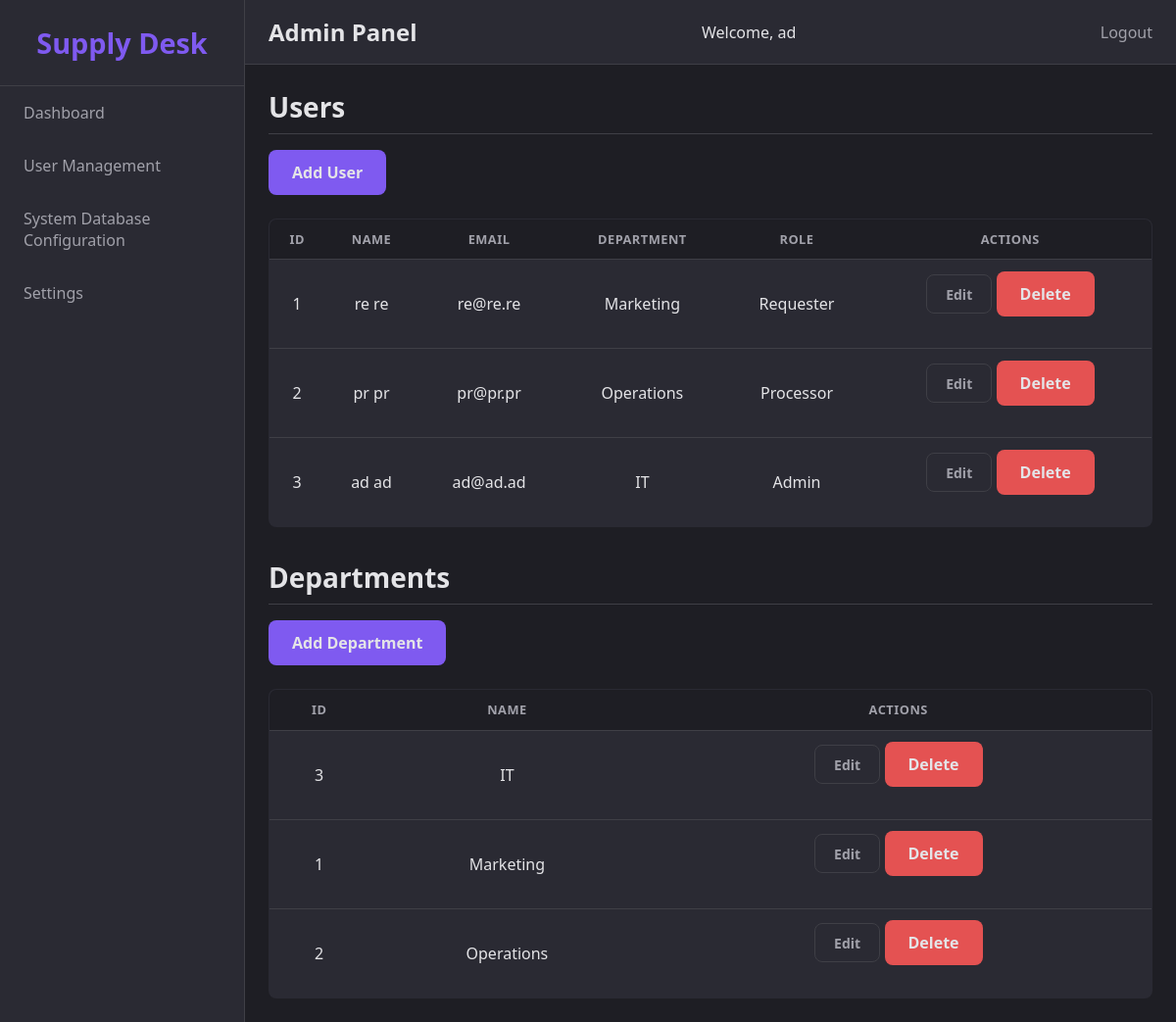
Screenshot of /admin/index.php?page=user-management (signed in) with the database file from the repository.
### tables this page shows
CREATE TABLE users (
    id INT AUTO_INCREMENT PRIMARY KEY,
    first_name VARCHAR(100) NOT NULL,
    last_name VARCHAR(100) NOT NULL,
    email VARCHAR(100) NOT NULL UNIQUE,
    password_hash VARCHAR(255) NOT NULL,
    departments_id INT NOT NULL,
    role ENUM('Requester', 'Processor', 'Admin') NOT NULL DEFAULT 'Requester',

    CONSTRAINT fk_users_departments
        FOREIGN KEY (departments_id) REFERENCES departments(id)
        ON UPDATE CASCADE
        ON DELETE RESTRICT
);

CREATE TABLE departments (
    id INT AUTO_INCREMENT PRIMARY KEY,
    name VARCHAR(100) NOT NULL UNIQUE
);

### admin/index.php (called while the page is built, shortened)
<?php
require_once "partials/header.php";
$page = $_GET["page"] ?? "dashboard";
$pageToShow = "pages/" . $page . ".php";
require_once $pageToShow;
require_once "partials/footer.php";
?>

### classes/users.php (called while the page is built, shortened)
<?php
class Users
{
    private $pdo;
    public function __construct(PDO $pdo)
    {
        $this->pdo = $pdo;
    }
    public function getAllUsers()
    {
        $sql = "SELECT * FROM users";
        $query = $this->pdo->prepare($sql);
        $query->execute();
        return $query->fetchAll();
    }
}
?>

### classes/departments.php (called while the page is built, shortened)
<?php
class Departments
{
    private $pdo;
    public function __construct(PDO $pdo)
    {
        $this->pdo = $pdo;
    }
    public function getDepartmentById($departmentId)
    {
        $sql = "SELECT * FROM departments WHERE id = :id";
        $query = $this->pdo->prepare($sql);
        $query->bindParam(":id", $departmentId);
        $query->execute();
        return $query->fetch();
    }
    public function getAllDepartments()
    {
        $sql = "SELECT * FROM departments";
        $query = $this->pdo->prepare($sql);
        $query->execute();
        return $query->fetchAll();
    }
}
?>

### admin/pages/user-management.php (the view, shortened to what this page needs)
<?php
require_once __DIR__ . "/../../classes/users.php";
require_once __DIR__ . "/../../classes/departments.php";
$pdoConnection = (new Database())->connect();
$userObj = new Users($pdoConnection);
$departmentObj = new Departments($pdoConnection);
$users = $userObj->getAllUsers();
$departments = $departmentObj->getAllDepartments();
?>
<h2 id="users-table">Users</h2>
<button class="open-button" data-target="#add-user-modal">Add User</button>
<table>
    <thead><tr><th>ID</th><th>Name</th><th>Email</th><th>Department</th><th>Role</th><th>Actions</th></tr></thead>
    <tbody>
        <?php foreach ($users as $user): ?>
            <tr>
                <td><?= $user["id"] ?></td>
                <td><?= htmlspecialchars($user["first_name"] . " " . $user["last_name"]) ?></td>
                <td><?= htmlspecialchars($user["email"]) ?></td>
                <td><?= htmlspecialchars($departmentObj->getDepartmentById($user["departments_id"])["name"]) ?></td>
                <td><?= htmlspecialchars($user["role"]) ?></td>
                <td>
                    <button class="open-button btn" data-target="#edit-user-modal" data-modal-type="edit-user" data-entity-id="<?= $user['id'] ?>" data-entity-data='<?= htmlspecialchars(json_encode(['first_name' => $user['first_name'], 'last_name' => $user['last_name'], 'email' => $user['email'], 'departments_id' => $user['departments_id'], 'role' => $user['role']]), ENT_QUOTES, 'UTF-8') ?>'>Edit</button>
                    <form action="index.php?page=user-management" method="POST" style="display:inline;" onsubmit="return confirm('Are you sure you want to delete this user?');">
                        <button type="submit" class="deny-button">Delete</button>
                    </form>
                </td>
            </tr>
        <?php endforeach; ?>
    </tbody>
</table>
<h2 id="departments-table">Departments</h2>
<button class="open-button" data-target="#add-department-modal">Add Department</button>
<table>
    <thead><tr><th>ID</th><th>Name</th><th>Actions</th></tr></thead>
    <tbody>
        <?php foreach ($departments as $department): ?>
            <tr>
                <td><?= $department["id"] ?></td>
                <td><?= htmlspecialchars($department["name"]) ?></td>
                <td>
                    <button class="open-button btn" data-target="#edit-department-modal" data-modal-type="edit-department" data-entity-id="<?= $department['id'] ?>" data-entity-data='<?= htmlspecialchars(json_encode(['name' => $department['name']]), ENT_QUOTES, 'UTF-8') ?>'>Edit</button>
                    <form action="index.php?page=user-management" method="POST" style="display:inline;" onsubmit="return confirm('Are you sure you want to delete this department?');">
                        <button type="submit" class="deny-button">Delete</button>
                    </form>
                </td>
            </tr>
        <?php endforeach; ?>
    </tbody>
</table>

### admin/partials/header.php (shortened to what this page needs)
<!DOCTYPE html>
<html lang="en">
<head>
    <link rel="stylesheet" href="../assets/universal-style.css">
</head>
<body class="panel-body">
    <aside class="side-panel">
        <div class="logo-container">
            <a href="index.php?page=dashboard">Supply Desk</a>
        </div>
        <nav class="side-navigation">
            <ul>
                <li><a href="index.php?page=dashboard">Dashboard</a></li>
                <li><a href="index.php?page=user-management">User Management</a></li>
                <li><a href="index.php?page=system-database-configuration">System Database Configuration</a></li>
                <li><a href="index.php?page=settings">Settings</a></li>
            </ul>
        </nav>
    </aside>
    <div class="main-content-wrapper">
        <header class="top-bar">
            <div class="page-title">
                <h1>Admin Panel</h1>
            </div>
            <div>
                <span>Welcome, <?= htmlspecialchars($_SESSION["user_first_name"]); ?></span>
            </div>
            <div class="user-actions">
                <a href="../login/logout.php">Logout</a>
            </div>
        </header>
        <main class="content-area">

### admin/partials/footer.php (shortened to what this page needs)
        </main>
    </div>
</body>
</html>

### assets/universal-style.css (style rules this page uses)
* { box-sizing: border-box; margin: 0; padding: 0; font-family: system-ui, -apple-system, BlinkMacSystemFont, 'Segoe UI', Roboto, Oxygen, Ubuntu, Cantarell, 'Open Sans', 'Helvetica Neue', sans-serif; }
:root { --color-background: #1e1e24; --color-surface: #2a2a33; --color-primary: #7f5af0; --color-primary-hover: #9374f1; --color-primary-background: rgba(127, 90, 240, 0.1); --color-correct: #26ac74; --color-correct-hover: #2cb67d; --color-correct-background: rgba(44, 182, 125, 0.1); --color-error: #e45252; --color-error-hover: #ff6b6b; --color-error-background: rgba(255, 107, 107, 0.1); --color-inprogress: #d39237; --color-inprogress-hover: #e3a851; --color-inprogress-background: rgba(227, 168, 81, 0.1); --color-text-primary: #e4e4e7; --color-text-secondary: #a1a1aa; --color-border: #3f3f46; --color-shadow: rgba(0, 0, 0, 0.25); --color-primary-glow: rgba(127, 90, 240, 0.25); }
html { scroll-behavior: smooth; }
body { min-height: 100vh; background-color: var(--color-background); color: var(--color-text-primary); }
.panel-body { display: flex; background-color: var(--color-background); color: var(--color-text-primary); height: 100vh; overflow: hidden; }
.side-panel { width: 250px; background-color: var(--color-surface); border-right: 1px solid var(--color-border); display: flex; flex-direction: column; flex-shrink: 0; }
.logo-container { padding: 24px; font-size: 1.8rem; font-weight: bold; text-align: center; border-bottom: 1px solid var(--color-border); }
.logo-container a { color: var(--color-primary); text-decoration: none; }
.side-navigation { flex-grow: 1; }
.side-navigation ul { list-style-type: none; }
.side-navigation a { display: block; padding: 16px 24px; color: var(--color-text-secondary); text-decoration: none; font-size: 1rem; transition: all 0.2s ease-in-out; }
.main-content-wrapper { flex-grow: 1; display: flex; flex-direction: column; overflow: hidden; }
.top-bar { display: flex; justify-content: space-between; align-items: center; padding: 16px 24px; background-color: var(--color-surface); border-bottom: 1px solid var(--color-border); flex-shrink: 0; }
.page-title h1 { font-size: 1.5rem; color: var(--color-text-primary); }
.user-actions a { margin-left: 20px; color: var(--color-text-secondary); text-decoration: none; transition: color 0.2s; }
.content-area { flex-grow: 1; overflow-y: auto; padding: 24px; }
.content-area h2 { font-size: 1.75rem; color: var(--color-text-primary); margin-bottom: 1rem; margin-top: 2rem; padding-bottom: 0.5rem; border-bottom: 1px solid var(--color-border); }
.content-area h2:first-of-type { margin-top: 0; }
button, .open-button { display: inline-block; padding: 0.75rem 1.5rem; background-color: var(--color-primary); color: var(--color-text-primary); border: none; border-radius: 8px; font-size: 1rem; font-weight: 600; cursor: pointer; text-align: center; text-decoration: none; transition: background-color 0.2s ease; }
.open-button { margin-bottom: 1.5rem; }
.deny-button, .remove-button { background-color: var(--color-error); }
table { width: 100%; border-collapse: collapse; background-color: var(--color-surface); border-radius: 8px; overflow: hidden; border: 1px solid var(--color-border); }
thead { background-color: var(--color-background); }
th { padding: 0.7rem; text-align: center; font-weight: 600; color: var(--color-text-secondary); text-transform: uppercase; font-size: 0.8rem; letter-spacing: 0.5px; }
td { padding: 0.7rem; border-top: 1px solid var(--color-border); color: var(--color-text-primary); text-align: center; }
.btn { display: inline-block; padding: 0.6rem 1.2rem; font-size: 0.875rem; font-weight: 600; text-align: center; text-decoration: none; cursor: pointer; border: 1px solid var(--color-border); border-radius: 8px; background-color: var(--color-surface); color: var(--color-text-secondary); transition: background-color 0.2s, border-color 0.2s, color 0.2s; }

### rows the page displays
users: id "1", first_name+last_name "re re", email "re@re.re", departments.name "Marketing", role "Requester"
users: id "2", first_name+last_name "pr pr", email "pr@pr.pr", departments.name "Operations", role "Processor"
users: id "3", first_name+last_name "ad ad", email "ad@ad.ad", departments.name "IT", role "Admin"
departments: id "3", name "IT"
departments: id "1", name "Marketing"
departments: id "2", name "Operations"

### other values shown
$_SESSION["user_first_name"] "ad"
